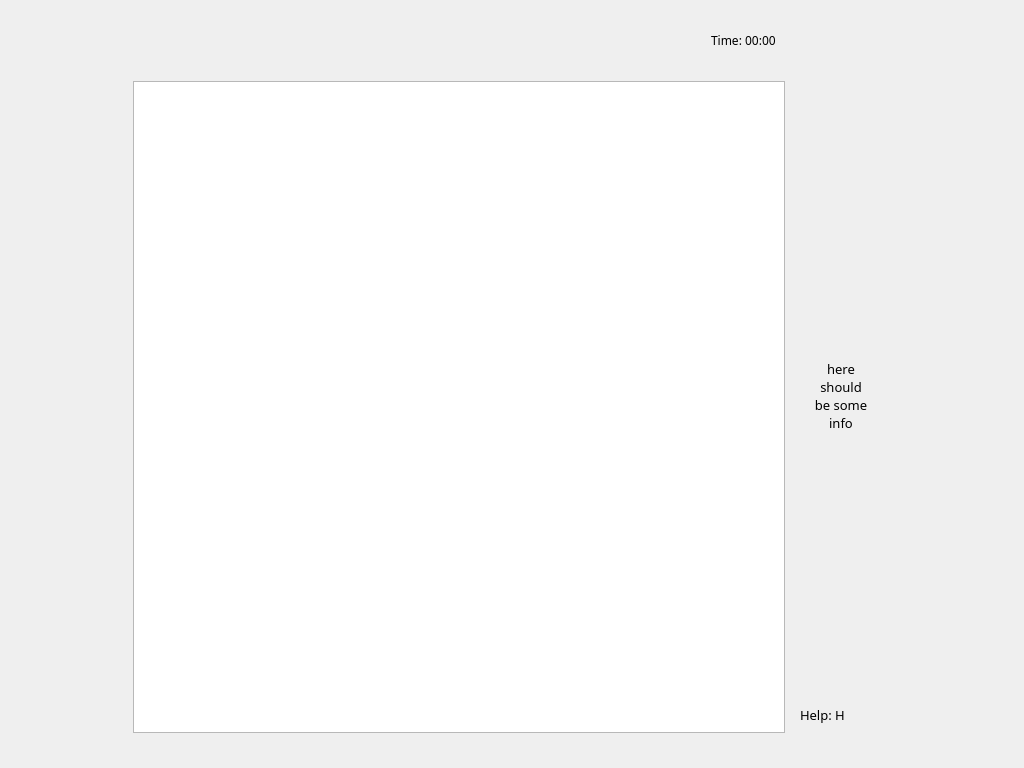
<?xml version="1.0" encoding="UTF-8"?>
<ui version="4.0">
 <class>GameWidget</class>
 <widget class="QWidget" name="GameWidget">
  <property name="geometry">
   <rect>
    <x>0</x>
    <y>0</y>
    <width>1024</width>
    <height>768</height>
   </rect>
  </property>
  <property name="sizePolicy">
   <sizepolicy hsizetype="Fixed" vsizetype="Fixed">
    <horstretch>0</horstretch>
    <verstretch>0</verstretch>
   </sizepolicy>
  </property>
  <property name="minimumSize">
   <size>
    <width>1024</width>
    <height>768</height>
   </size>
  </property>
  <property name="maximumSize">
   <size>
    <width>1366</width>
    <height>768</height>
   </size>
  </property>
  <property name="windowTitle">
   <string>Form</string>
  </property>
  <layout class="QHBoxLayout" name="horizontalLayout">
   <property name="leftMargin">
    <number>5</number>
   </property>
   <property name="topMargin">
    <number>5</number>
   </property>
   <property name="rightMargin">
    <number>5</number>
   </property>
   <property name="bottomMargin">
    <number>35</number>
   </property>
   <item>
    <spacer name="horizontalSpacer_2">
     <property name="orientation">
      <enum>Qt::Horizontal</enum>
     </property>
     <property name="sizeHint" stdset="0">
      <size>
       <width>40</width>
       <height>20</height>
      </size>
     </property>
    </spacer>
   </item>
   <item>
    <layout class="QVBoxLayout" name="verticalLayout">
     <item>
      <widget class="QWidget" name="widget" native="true">
       <property name="minimumSize">
        <size>
         <width>652</width>
         <height>0</height>
        </size>
       </property>
       <property name="maximumSize">
        <size>
         <width>652</width>
         <height>16777215</height>
        </size>
       </property>
       <layout class="QHBoxLayout" name="horizontalLayout_2">
        <property name="spacing">
         <number>0</number>
        </property>
        <item>
         <widget class="QLabel" name="horizontalStatus">
          <property name="font">
           <font>
            <family>Press Start K</family>
            <pointsize>16</pointsize>
           </font>
          </property>
          <property name="text">
           <string/>
          </property>
         </widget>
        </item>
        <item>
         <spacer name="horizontalSpacer">
          <property name="orientation">
           <enum>Qt::Horizontal</enum>
          </property>
          <property name="sizeHint" stdset="0">
           <size>
            <width>40</width>
            <height>20</height>
           </size>
          </property>
         </spacer>
        </item>
        <item alignment="Qt::AlignRight">
         <widget class="QLabel" name="label_24">
          <property name="font">
           <font>
            <family>Press Start K</family>
           </font>
          </property>
          <property name="text">
           <string>Time:</string>
          </property>
         </widget>
        </item>
        <item alignment="Qt::AlignRight">
         <widget class="QLabel" name="timeLabel">
          <property name="font">
           <font>
            <family>Press Start K</family>
           </font>
          </property>
          <property name="text">
           <string> 00:00</string>
          </property>
         </widget>
        </item>
       </layout>
      </widget>
     </item>
     <item>
      <widget class="QGraphicsView" name="activegame">
       <property name="sizePolicy">
        <sizepolicy hsizetype="Fixed" vsizetype="Fixed">
         <horstretch>0</horstretch>
         <verstretch>0</verstretch>
        </sizepolicy>
       </property>
       <property name="minimumSize">
        <size>
         <width>652</width>
         <height>652</height>
        </size>
       </property>
       <property name="maximumSize">
        <size>
         <width>652</width>
         <height>652</height>
        </size>
       </property>
       <property name="verticalScrollBarPolicy">
        <enum>Qt::ScrollBarAlwaysOff</enum>
       </property>
       <property name="horizontalScrollBarPolicy">
        <enum>Qt::ScrollBarAlwaysOff</enum>
       </property>
       <property name="sizeAdjustPolicy">
        <enum>QAbstractScrollArea::AdjustToContents</enum>
       </property>
      </widget>
     </item>
    </layout>
   </item>
   <item>
    <widget class="QWidget" name="status" native="true">
     <property name="minimumSize">
      <size>
       <width>100</width>
       <height>0</height>
      </size>
     </property>
     <property name="maximumSize">
      <size>
       <width>100</width>
       <height>16777215</height>
      </size>
     </property>
     <property name="font">
      <font>
       <pointsize>10</pointsize>
      </font>
     </property>
     <layout class="QVBoxLayout" name="verticalLayout_2">
      <property name="spacing">
       <number>1</number>
      </property>
      <item>
       <widget class="QWidget" name="widget_2" native="true">
        <layout class="QGridLayout" name="gridLayout">
         <item row="7" column="0">
          <widget class="QLabel" name="small_tank_15">
           <property name="minimumSize">
            <size>
             <width>20</width>
             <height>20</height>
            </size>
           </property>
           <property name="maximumSize">
            <size>
             <width>20</width>
             <height>20</height>
            </size>
           </property>
           <property name="text">
            <string/>
           </property>
           <property name="pixmap">
            <pixmap>../resources/levels/small_npc.jpg</pixmap>
           </property>
           <property name="scaledContents">
            <bool>true</bool>
           </property>
          </widget>
         </item>
         <item row="2" column="1">
          <widget class="QLabel" name="small_tank_6">
           <property name="minimumSize">
            <size>
             <width>20</width>
             <height>20</height>
            </size>
           </property>
           <property name="maximumSize">
            <size>
             <width>20</width>
             <height>20</height>
            </size>
           </property>
           <property name="text">
            <string/>
           </property>
           <property name="pixmap">
            <pixmap>../resources/levels/small_npc.jpg</pixmap>
           </property>
           <property name="scaledContents">
            <bool>true</bool>
           </property>
          </widget>
         </item>
         <item row="4" column="0">
          <widget class="QLabel" name="small_tank_9">
           <property name="minimumSize">
            <size>
             <width>20</width>
             <height>20</height>
            </size>
           </property>
           <property name="maximumSize">
            <size>
             <width>20</width>
             <height>20</height>
            </size>
           </property>
           <property name="text">
            <string/>
           </property>
           <property name="pixmap">
            <pixmap>../resources/levels/small_npc.jpg</pixmap>
           </property>
           <property name="scaledContents">
            <bool>true</bool>
           </property>
          </widget>
         </item>
         <item row="9" column="1">
          <widget class="QLabel" name="small_tank_18">
           <property name="minimumSize">
            <size>
             <width>20</width>
             <height>20</height>
            </size>
           </property>
           <property name="maximumSize">
            <size>
             <width>20</width>
             <height>20</height>
            </size>
           </property>
           <property name="text">
            <string/>
           </property>
           <property name="pixmap">
            <pixmap>../resources/levels/small_npc.jpg</pixmap>
           </property>
           <property name="scaledContents">
            <bool>true</bool>
           </property>
          </widget>
         </item>
         <item row="4" column="1">
          <widget class="QLabel" name="small_tank_10">
           <property name="minimumSize">
            <size>
             <width>20</width>
             <height>20</height>
            </size>
           </property>
           <property name="maximumSize">
            <size>
             <width>20</width>
             <height>20</height>
            </size>
           </property>
           <property name="text">
            <string/>
           </property>
           <property name="pixmap">
            <pixmap>../resources/levels/small_npc.jpg</pixmap>
           </property>
           <property name="scaledContents">
            <bool>true</bool>
           </property>
          </widget>
         </item>
         <item row="5" column="1">
          <widget class="QLabel" name="small_tank_12">
           <property name="minimumSize">
            <size>
             <width>20</width>
             <height>20</height>
            </size>
           </property>
           <property name="maximumSize">
            <size>
             <width>20</width>
             <height>20</height>
            </size>
           </property>
           <property name="text">
            <string/>
           </property>
           <property name="pixmap">
            <pixmap>../resources/levels/small_npc.jpg</pixmap>
           </property>
           <property name="scaledContents">
            <bool>true</bool>
           </property>
          </widget>
         </item>
         <item row="2" column="0">
          <widget class="QLabel" name="small_tank_5">
           <property name="minimumSize">
            <size>
             <width>20</width>
             <height>20</height>
            </size>
           </property>
           <property name="maximumSize">
            <size>
             <width>20</width>
             <height>20</height>
            </size>
           </property>
           <property name="text">
            <string/>
           </property>
           <property name="pixmap">
            <pixmap>../resources/levels/small_npc.jpg</pixmap>
           </property>
           <property name="scaledContents">
            <bool>true</bool>
           </property>
          </widget>
         </item>
         <item row="7" column="1">
          <widget class="QLabel" name="small_tank_16">
           <property name="minimumSize">
            <size>
             <width>20</width>
             <height>20</height>
            </size>
           </property>
           <property name="maximumSize">
            <size>
             <width>20</width>
             <height>20</height>
            </size>
           </property>
           <property name="text">
            <string/>
           </property>
           <property name="pixmap">
            <pixmap>../resources/levels/small_npc.jpg</pixmap>
           </property>
           <property name="scaledContents">
            <bool>true</bool>
           </property>
          </widget>
         </item>
         <item row="10" column="1">
          <widget class="QLabel" name="small_tank_20">
           <property name="minimumSize">
            <size>
             <width>20</width>
             <height>20</height>
            </size>
           </property>
           <property name="maximumSize">
            <size>
             <width>20</width>
             <height>20</height>
            </size>
           </property>
           <property name="text">
            <string/>
           </property>
           <property name="pixmap">
            <pixmap>../resources/levels/small_npc.jpg</pixmap>
           </property>
           <property name="scaledContents">
            <bool>true</bool>
           </property>
          </widget>
         </item>
         <item row="3" column="1">
          <widget class="QLabel" name="small_tank_8">
           <property name="minimumSize">
            <size>
             <width>20</width>
             <height>20</height>
            </size>
           </property>
           <property name="maximumSize">
            <size>
             <width>20</width>
             <height>20</height>
            </size>
           </property>
           <property name="text">
            <string/>
           </property>
           <property name="pixmap">
            <pixmap>../resources/levels/small_npc.jpg</pixmap>
           </property>
           <property name="scaledContents">
            <bool>true</bool>
           </property>
          </widget>
         </item>
         <item row="0" column="1">
          <widget class="QLabel" name="small_tank_2">
           <property name="minimumSize">
            <size>
             <width>20</width>
             <height>20</height>
            </size>
           </property>
           <property name="maximumSize">
            <size>
             <width>20</width>
             <height>20</height>
            </size>
           </property>
           <property name="text">
            <string/>
           </property>
           <property name="pixmap">
            <pixmap>../resources/levels/small_npc.jpg</pixmap>
           </property>
           <property name="scaledContents">
            <bool>true</bool>
           </property>
          </widget>
         </item>
         <item row="10" column="0">
          <widget class="QLabel" name="small_tank_19">
           <property name="minimumSize">
            <size>
             <width>20</width>
             <height>20</height>
            </size>
           </property>
           <property name="maximumSize">
            <size>
             <width>20</width>
             <height>20</height>
            </size>
           </property>
           <property name="text">
            <string/>
           </property>
           <property name="pixmap">
            <pixmap>../resources/levels/small_npc.jpg</pixmap>
           </property>
           <property name="scaledContents">
            <bool>true</bool>
           </property>
          </widget>
         </item>
         <item row="3" column="0">
          <widget class="QLabel" name="small_tank_7">
           <property name="minimumSize">
            <size>
             <width>20</width>
             <height>20</height>
            </size>
           </property>
           <property name="maximumSize">
            <size>
             <width>20</width>
             <height>20</height>
            </size>
           </property>
           <property name="text">
            <string/>
           </property>
           <property name="pixmap">
            <pixmap>../resources/levels/small_npc.jpg</pixmap>
           </property>
           <property name="scaledContents">
            <bool>true</bool>
           </property>
          </widget>
         </item>
         <item row="1" column="0">
          <widget class="QLabel" name="small_tank_3">
           <property name="minimumSize">
            <size>
             <width>20</width>
             <height>20</height>
            </size>
           </property>
           <property name="maximumSize">
            <size>
             <width>20</width>
             <height>20</height>
            </size>
           </property>
           <property name="text">
            <string/>
           </property>
           <property name="pixmap">
            <pixmap>../resources/levels/small_npc.jpg</pixmap>
           </property>
           <property name="scaledContents">
            <bool>true</bool>
           </property>
          </widget>
         </item>
         <item row="5" column="0">
          <widget class="QLabel" name="small_tank_11">
           <property name="minimumSize">
            <size>
             <width>20</width>
             <height>20</height>
            </size>
           </property>
           <property name="maximumSize">
            <size>
             <width>20</width>
             <height>20</height>
            </size>
           </property>
           <property name="text">
            <string/>
           </property>
           <property name="pixmap">
            <pixmap>../resources/levels/small_npc.jpg</pixmap>
           </property>
           <property name="scaledContents">
            <bool>true</bool>
           </property>
          </widget>
         </item>
         <item row="0" column="0">
          <widget class="QLabel" name="small_tank_1">
           <property name="minimumSize">
            <size>
             <width>20</width>
             <height>20</height>
            </size>
           </property>
           <property name="maximumSize">
            <size>
             <width>20</width>
             <height>20</height>
            </size>
           </property>
           <property name="text">
            <string/>
           </property>
           <property name="pixmap">
            <pixmap>../resources/levels/small_npc.jpg</pixmap>
           </property>
           <property name="scaledContents">
            <bool>true</bool>
           </property>
          </widget>
         </item>
         <item row="9" column="0">
          <widget class="QLabel" name="small_tank_17">
           <property name="minimumSize">
            <size>
             <width>20</width>
             <height>20</height>
            </size>
           </property>
           <property name="maximumSize">
            <size>
             <width>20</width>
             <height>20</height>
            </size>
           </property>
           <property name="text">
            <string/>
           </property>
           <property name="pixmap">
            <pixmap>../resources/levels/small_npc.jpg</pixmap>
           </property>
           <property name="scaledContents">
            <bool>true</bool>
           </property>
          </widget>
         </item>
         <item row="1" column="1">
          <widget class="QLabel" name="small_tank_4">
           <property name="minimumSize">
            <size>
             <width>20</width>
             <height>20</height>
            </size>
           </property>
           <property name="maximumSize">
            <size>
             <width>20</width>
             <height>20</height>
            </size>
           </property>
           <property name="text">
            <string/>
           </property>
           <property name="pixmap">
            <pixmap>../resources/levels/small_npc.jpg</pixmap>
           </property>
           <property name="scaledContents">
            <bool>true</bool>
           </property>
          </widget>
         </item>
         <item row="6" column="1">
          <widget class="QLabel" name="small_tank_14">
           <property name="minimumSize">
            <size>
             <width>20</width>
             <height>20</height>
            </size>
           </property>
           <property name="maximumSize">
            <size>
             <width>20</width>
             <height>20</height>
            </size>
           </property>
           <property name="text">
            <string/>
           </property>
           <property name="pixmap">
            <pixmap>../resources/levels/small_npc.jpg</pixmap>
           </property>
           <property name="scaledContents">
            <bool>true</bool>
           </property>
          </widget>
         </item>
         <item row="6" column="0">
          <widget class="QLabel" name="small_tank_13">
           <property name="minimumSize">
            <size>
             <width>20</width>
             <height>20</height>
            </size>
           </property>
           <property name="maximumSize">
            <size>
             <width>20</width>
             <height>20</height>
            </size>
           </property>
           <property name="text">
            <string/>
           </property>
           <property name="pixmap">
            <pixmap>../resources/levels/small_npc.jpg</pixmap>
           </property>
           <property name="scaledContents">
            <bool>true</bool>
           </property>
          </widget>
         </item>
        </layout>
       </widget>
      </item>
      <item>
       <widget class="QLabel" name="livesInfo">
        <property name="font">
         <font>
          <family>Press Start K</family>
          <pointsize>10</pointsize>
         </font>
        </property>
        <property name="text">
         <string>here 
should
be some
info</string>
        </property>
        <property name="alignment">
         <set>Qt::AlignCenter</set>
        </property>
       </widget>
      </item>
      <item alignment="Qt::AlignBottom">
       <widget class="QLabel" name="label_3">
        <property name="minimumSize">
         <size>
          <width>110</width>
          <height>0</height>
         </size>
        </property>
        <property name="font">
         <font>
          <family>Press Start K</family>
         </font>
        </property>
        <property name="text">
         <string>Help: H</string>
        </property>
       </widget>
      </item>
     </layout>
    </widget>
   </item>
   <item>
    <spacer name="horizontalSpacer_3">
     <property name="orientation">
      <enum>Qt::Horizontal</enum>
     </property>
     <property name="sizeHint" stdset="0">
      <size>
       <width>40</width>
       <height>20</height>
      </size>
     </property>
    </spacer>
   </item>
  </layout>
 </widget>
 <resources/>
 <connections/>
</ui>
